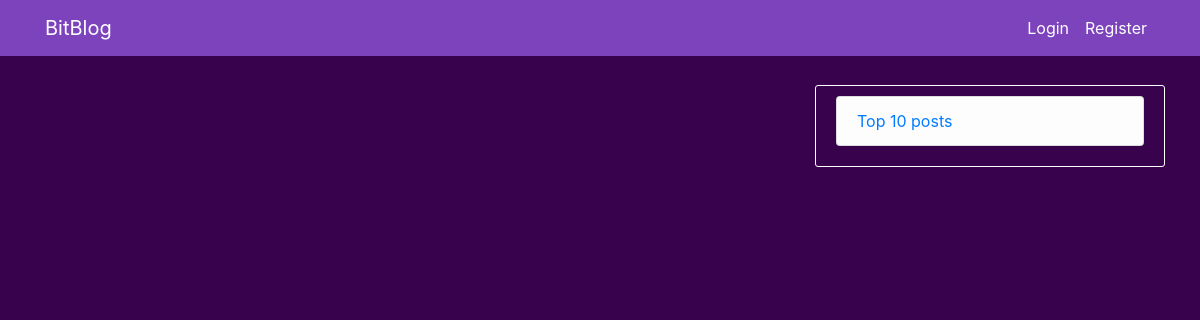
The app's page /, older data.
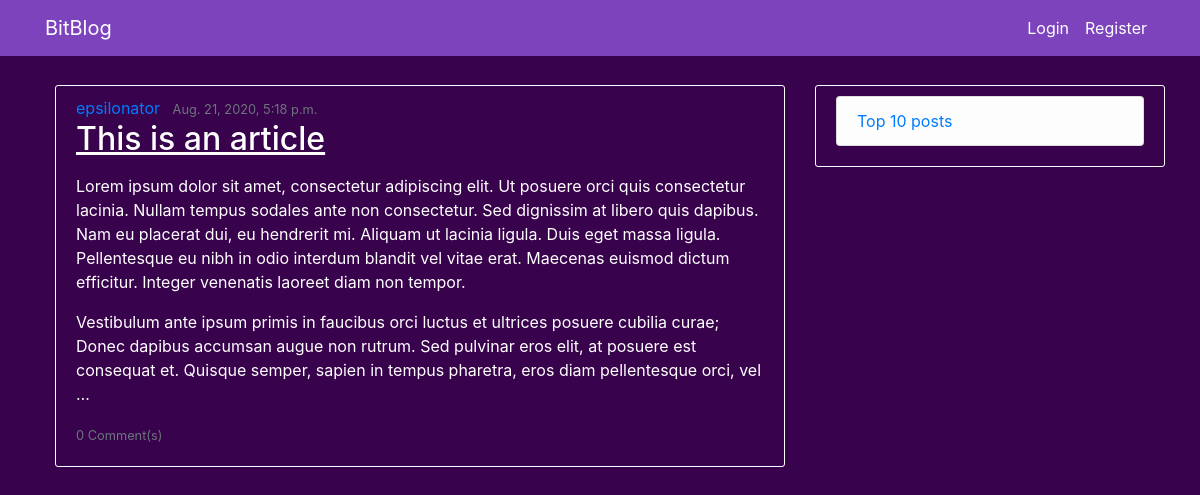
The same page, newer data.
### blog/models.py (models this page shows, shortened)
class BlogPost(models.Model):
	title = models.CharField(max_length = 50)
	content = models.TextField()
	post_date = models.DateTimeField(default = timezone.now)
	author = models.ForeignKey(User, on_delete = models.CASCADE)
	votes = models.IntegerField(default = 0)

### blog/views.py (the view)
# urls.py: path('',  BlogPostListView.as_view(), name = 'blog-home'),
class BlogPostListView(ListView):
	model = BlogPost
	template_name = 'index.html'
	context_object_name = 'posts'
	ordering = ['-post_date']

### blog/templates/index.html
{% extends 'blog/base.html' %}
{% block content %}
	{% for post in posts %}
		<article class="media content-section">
			<div class="media-body">
				<div class="article-metadata">
					<a class="mr-2" href="{% url 'profile' post.author.username %}">{{ post.author }}</a>
					<small class="text-muted">{{ post.post_date }}</small>
				</div>
				<h2><a class="article-title" href="{% url 'post' post.id %}">{{ post.title }}</a></h2>
				<p class="article-content">{{ post.content | linebreaks | truncatewords:"100" }}</p>
				<small class="text-muted">{{ post.blogcomment_set.count }} Comment(s)</small>
			</div>
		</article>
	{% endfor %}
{% endblock %}
{% block sidebar %}
	<div class="content-section">
		{% if user.is_authenticated %}
	    	<h3>Welcome {{ user.username }}!</h3>
	    	<ul class="list-group">
	    		<li class="list-group-item list-group-item-light"><a href="">Top 10 posts</a></li>
	        	<li class="list-group-item list-group-item-light"><a href="{% url 'post-create' %}">Create Post</a></li>
	        	<li class="list-group-item list-group-item-light"><a href="{% url 'profile' user.username %}">Check Profile</a></li>
	      	</ul>
      	{% else %}
      		<ul class="list-group">
      			<li class="list-group-item list-group-item-light"><a href="">Top 10 posts</a></li>
      		</ul>
      	{% endif %}
  	</div>
{% endblock %}

Row changes from the older to the newer data that the page shows:
added BlogPost: author "epsilonator", post_date "Aug. 21, 2020, 5:18 p.m.", title "This is an article", content "Lorem ipsum dolor sit amet, consectetur adipiscing elit. Ut posuere orci quis consectetur lacinia. Nullam tempus sodales ante non consectetur. Sed dignissim at libero quis dapibus. Nam eu placerat dui, eu hendrerit mi. Aliquam ut lacinia ligula. Duis eget massa ligula. Pellentesque eu nibh in odio interdum blandit vel vitae erat. Maecenas euismod dictum efficitur. Integer venenatis laoreet diam non tempor. Vestibulum ante ipsum primis in faucibus orci luctus et ultrices posuere cubilia curae; Donec dapibus accumsan augue non rutrum. Sed pulvinar eros elit, at posuere est consequat et. Quisque semper, sapien in tempus pharetra, eros diam pellentesque orci, vel …", blogcomment_set.count "0"
